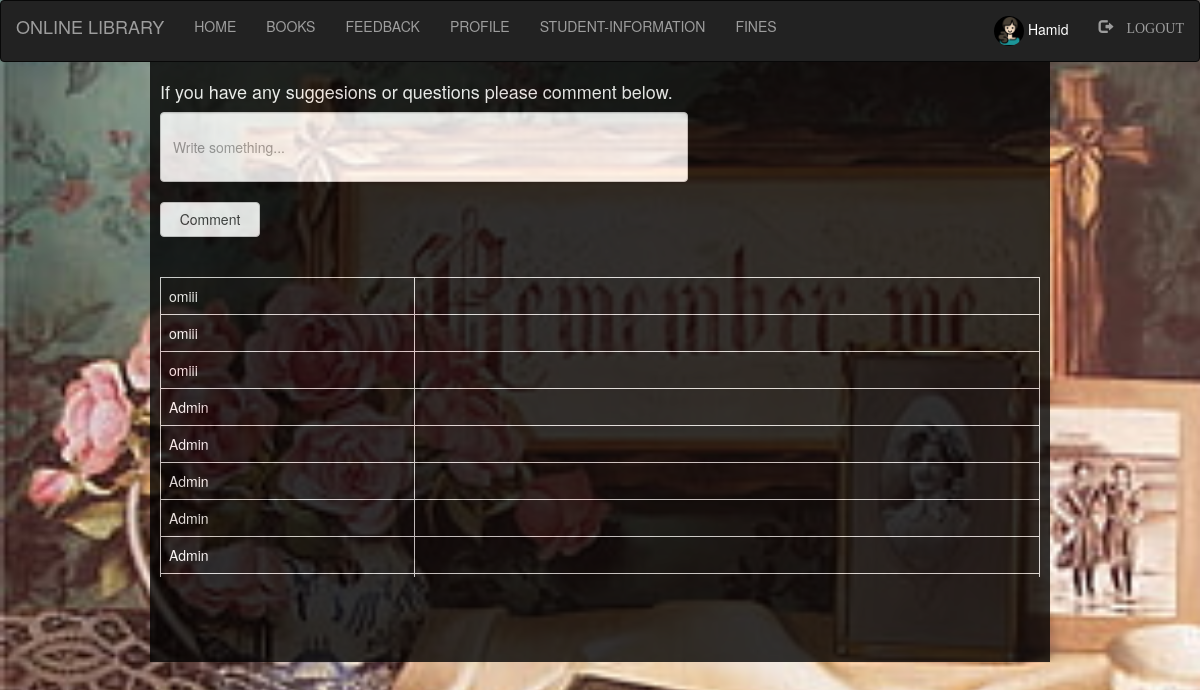
Page /Admin_/feedback.php (signed in) on the committed database.
### tables this page shows
CREATE TABLE `comments` (
  `id` int(100) NOT NULL,
  `username` varchar(100) NOT NULL,
  `comment` varchar(500) NOT NULL
);

### Admin_/feedback.php (the view, shortened to what this page needs)
<?php
  include "navbar.php";
  include "connection.php";
?>
<!DOCTYPE html>
<html>
<head>
    <link rel="stylesheet" href="https://maxcdn.bootstrapcdn.com/bootstrap/3.3.7/css/bootstrap.min.css">
</head>
<body>
	<div class="wrapper">
		<h4>If you have any suggesions or questions please comment below.</h4>
		<form style="" action="" method="post">
			<input class="form-control" type="text" name="comment" placeholder="Write something..."><br>
			<input class="btn btn-default" type="submit" name="submit" value="Comment" style="width: 100px; height: 35px;">
		</form>
<br><br>
	<div class="scroll">
		<?php
			if(isset($_POST['submit']))
			{
				$sql="INSERT INTO `comments` VALUES('', 'Admin', '$_POST[comment]');";
				if(mysqli_query($db,$sql))
				{
					$q="SELECT * FROM `comments` ORDER BY `comments`.`id` DESC";
					$res=mysqli_query($db,$q);
				echo "<table class='table table-bordered'>";
					while ($row=mysqli_fetch_assoc($res))
					{
						echo "<tr>";
							echo "<td>"; echo $row['username']; echo "</td>";
							echo "<td>"; echo $row['comment']; echo "</td>";
						echo "</tr>";
					}
				echo "</table>";
				}
			}
			else
			{
				$q="SELECT * FROM `comments` ORDER BY `comments`.`id` DESC";
					$res=mysqli_query($db,$q);
				echo "<table class='table table-bordered'>";
					while ($row=mysqli_fetch_assoc($res))
					{
						echo "<tr>";
							echo "<td>"; echo $row['username']; echo "</td>";
							echo "<td>"; echo $row['comment']; echo "</td>";
						echo "</tr>";
					}
				echo "</table>";
			}
		?>
	</div>
	</div>
</body>
</html>

### Admin_/style.css (style rules this page uses)
html, body, div, span, object, iframe, h1, h2, h3, h4, h5, h6, p, blockquote, pre, abbr, address, cite, code, del, dfn, em, img, ins, kbd, q, samp, small, strong, sub, sup, var, b, i, dl, dt, dd, ol, ul, li, fieldset, form, label, legend, table, caption, tbody, tfoot, thead, tr, th, td, article, aside, canvas, details, figcaption, figure, footer, header, hgroup, menu, nav, section, summary, time, mark, audio, video { margin:0; padding:0; border:0; outline:0; font-size:100%; vertical-align:baseline; background:transparent; }
body { line-height:1; }
table { border-collapse:collapse; border-spacing:0; }
input, select { vertical-align:middle; }
.wrapper { height: 660px; width: 1350px; }
input { height: 25px; width: 300px; }

### Admin_/feedback.php (style rules this page uses)
body { background-size:1380px; background-repeat: no-repeat; background-image: url("images/7.jpg"); }
.wrapper { padding: 10px; margin: -20px auto; width:900px; height: 600px; background-color: black; opacity: .8; color: white; }
.form-control { height: 70px; width: 60%; }
.scroll { width: 100%; height: 300px; overflow: auto; }

### rows in the picture
comments: username "omiii"
comments: username "omiii"
comments: username "omiii"
comments: username "Admin"
comments: username "Admin"
comments: username "Admin"
comments: username "Admin"
comments: username "Admin"

### other values in the picture
$_SESSION['login_user'] "Hamid"
